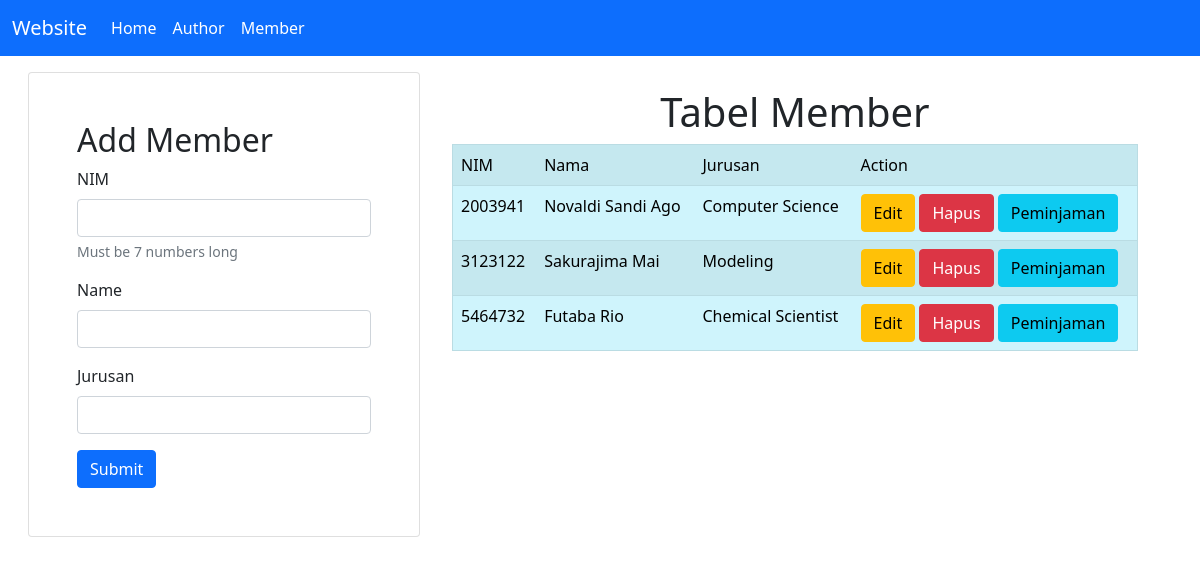
The page /member.php on the database its author committed.
### tables this page shows
CREATE TABLE `member` (
  `nim` varchar(50) NOT NULL,
  `nama` varchar(100) NOT NULL,
  `jurusan` varchar(100) NOT NULL
);

### conf.php (called while the page is built)
<?php
$db_host = "localhost";
$db_user = "root";
$db_pass = "";
$db_name = "prak_dpbo_3";

### includes/DB.class.php (called while the page is built, shortened)
<?php
class DB
{
    var $db_host = "";
    var $db_user = "";
    var $db_pass = "";
    var $db_name = "";
    var $db_link;
    var $result;
    function DB($db_host = '', $db_user = '', $db_pass = '', $db_name = '')
    {
        $this->db_host = $db_host;
        $this->db_user = $db_user;
        $this->db_pass = $db_pass;
        $this->db_name = $db_name;
    }
    function open()
    {
        $this->db_link = mysqli_connect($this->db_host, $this->db_user, $this->db_pass, $this->db_name);
    }
    function execute($query = "")
    {
        $this->result = mysqli_query($this->db_link, $query);
        return $this->result;
    }
    function getResult()
    {
        return mysqli_fetch_array($this->result);
    }
}

### includes/Member.class.php (called while the page is built, shortened)
<?php
class Member extends DB
{
    function getMember()
    {
        $query = "SELECT * FROM member";
        return $this->execute($query);
    }
}

### member.php (the view, shortened to what this page needs)
<?php
include("conf.php");
include("includes/DB.class.php");
include("includes/Member.class.php");
$member = new Member($db_host, $db_user, $db_pass, $db_name);
$member->open();
$member->getMember();
$data = null;
while (list($nim, $name, $jurusan) = $member->getResult()) {
    $data .= "<tr>
                <td>" . $nim . "</td>
                <td>" . $name . "</td>
                <td>" . $jurusan . "</td>
                <td>
                    <a href='member.php?id_edit=" . $nim .  "' class='btn btn-warning' '>Edit</a>
                    <a href='member.php?id_hapus=" . $nim . "' class='btn btn-danger' '>Hapus</a>
                    <a href='peminjaman.php?id_peminjam=" . $nim . "' class='btn btn-info' '>Peminjaman</a>
                </td>
            </tr>";
}

### rows shown on the page
member: nim "2003941", nama "Novaldi Sandi Ago", jurusan "Computer Science"
member: nim "3123122", nama "Sakurajima Mai", jurusan "Modeling"
member: nim "5464732", nama "Futaba Rio", jurusan "Chemical Scientist"
